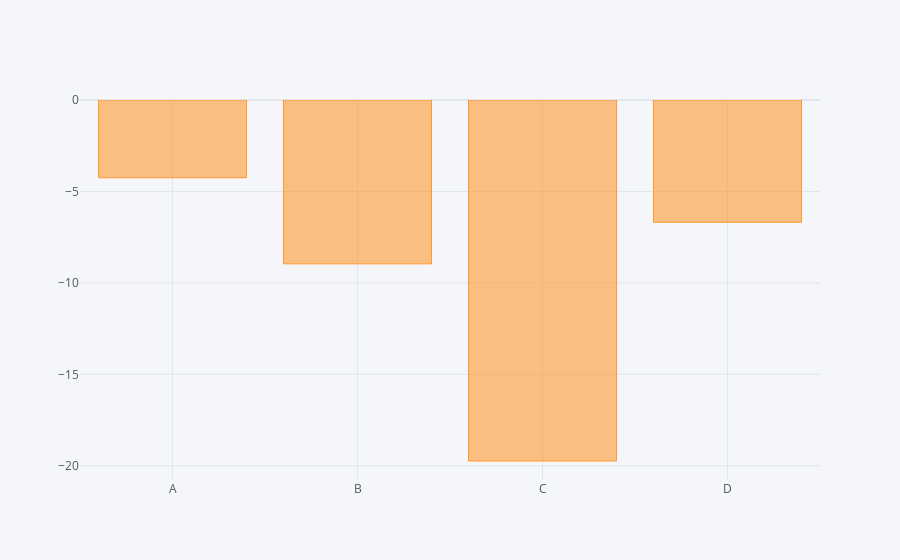

The notebook cell this image was saved under:
### Code cell
df.sum().iplot(kind='bar')

### Figure 1 — Plotly figure (JSON) as saved in the notebook; plotly's stock layout.template omitted (floating-point values rounded to 4 significant figures)
{"data": [{"marker": {"color": "rgba(255, 153, 51, 0.6)", "line": {"color": "rgba(255, 153, 51, 1.0)", "width": 1}}, "name": "None", "orientation": "v", "text": "", "type": "bar", "x": ["A", "B", "C", "D"], "y": [-4.253, -8.958, -19.74, -6.685]}], "layout": {"legend": {"bgcolor": "#F5F6F9", "font": {"color": "#4D5663"}}, "paper_bgcolor": "#F5F6F9", "plot_bgcolor": "#F5F6F9", "title": {"font": {"color": "#4D5663"}}, "xaxis": {"gridcolor": "#E1E5ED", "showgrid": true, "tickfont": {"color": "#4D5663"}, "title": {"font": {"color": "#4D5663"}, "text": ""}, "zerolinecolor": "#E1E5ED"}, "yaxis": {"gridcolor": "#E1E5ED", "showgrid": true, "tickfont": {"color": "#4D5663"}, "title": {"font": {"color": "#4D5663"}, "text": ""}, "zerolinecolor": "#E1E5ED"}}}
